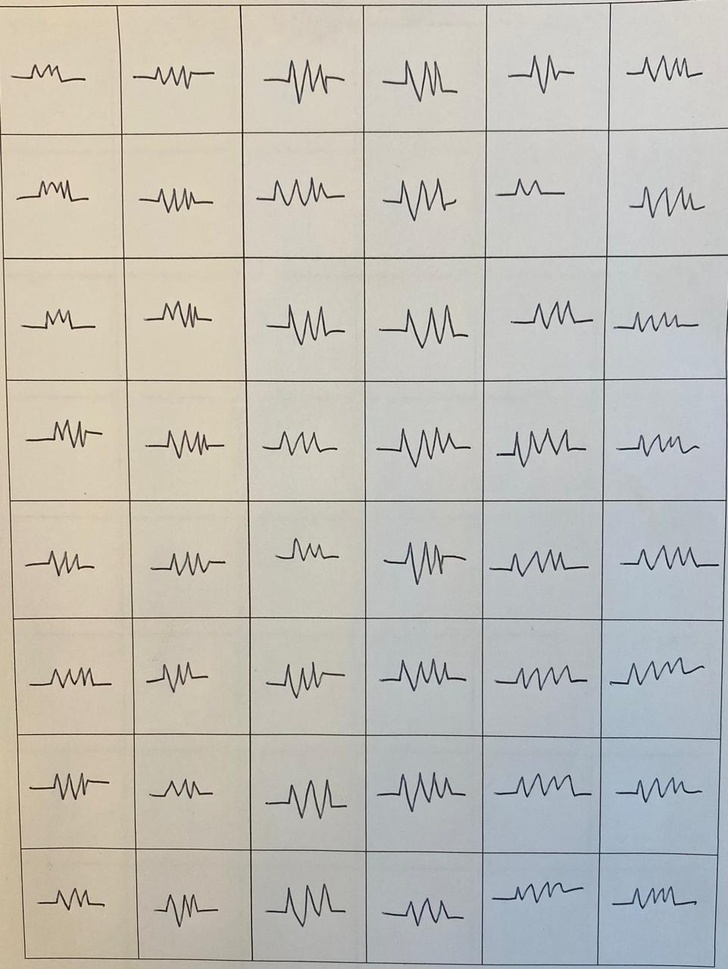
#> input picture CodeToCrop/R_0.jpeg, 728 x 969 px, shrunk from 961 x 1280 before the run, given in place of TestForCapasitors.jpeg, which was not available
$ jupyter execute DataFormater3000.ipynb   (text cells are left out)
#> lines starting #> are read from the running program, lines starting #| are printed output that depends on the picture; pictures that were not available may be replaced by others from this repository, and a replacement may not be noted
[cell 1]
#importing the useful libraries
import numpy as np
import cv2 as cv
from matplotlib import pyplot as plt

[cell 2]
#img = cv.imread('TestImagesResistors.jpeg', cv.IMREAD_GRAYSCALE)
img = cv.imread("TestForCapasitors.jpeg", cv.IMREAD_GRAYSCALE)
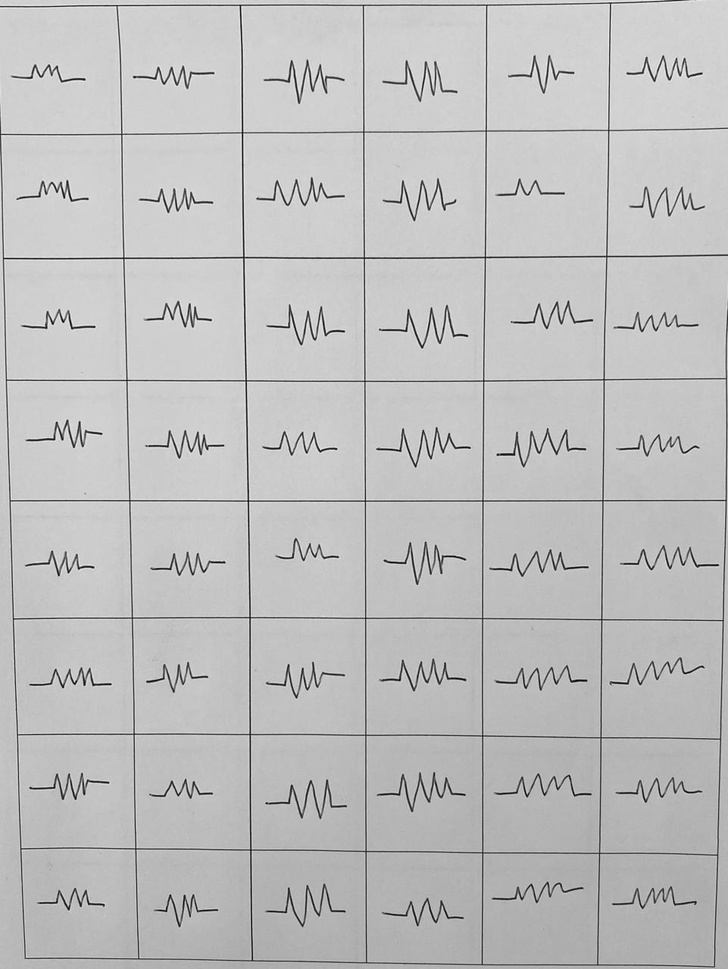
#> img: shape (969, 728); min 0, max 253, mean 190.5
assert img is not None, "file could not be read, check with os.path.exists()"
edges1 = cv.Canny(img,100,200)
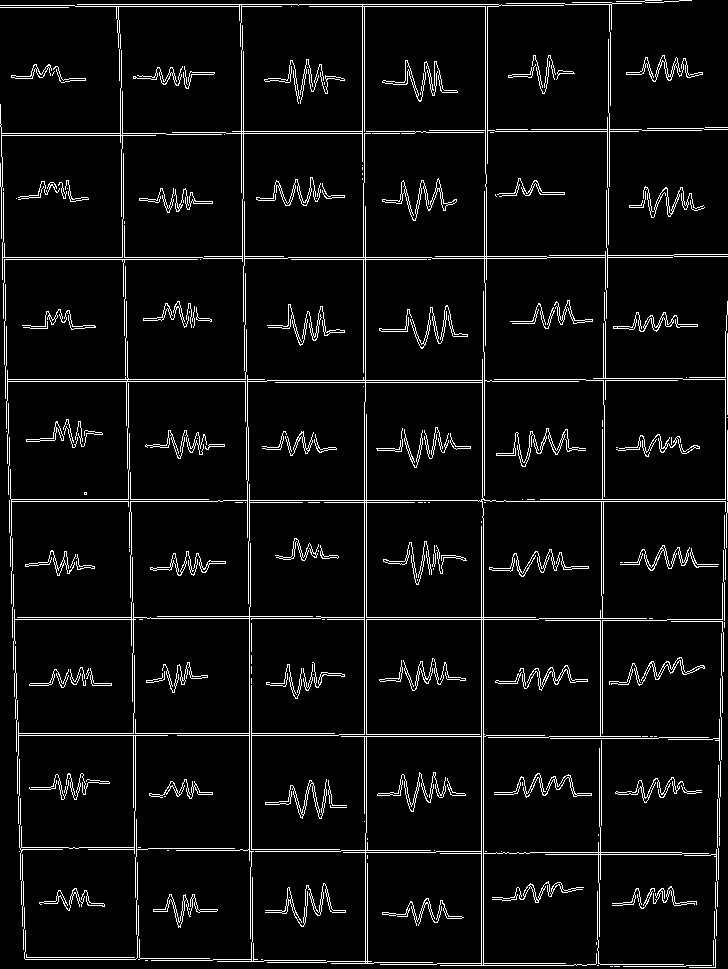
#> edges1: shape (969, 728); 5.6% white in thin lines or dots

plt.subplot(121),plt.imshow(img,cmap = 'gray')
plt.title('Original Image'), plt.xticks([]), plt.yticks([])
plt.subplot(122),plt.imshow(edges1,cmap = 'gray')
plt.title('Edge Image'), plt.xticks([]), plt.yticks([])

plt.show()
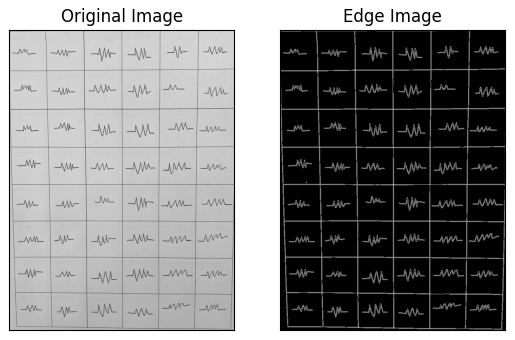
#> figure drawn by matplotlib, 2 panels
#> in makeList, img is the input picture: shape (969, 728, 3); mean B, G, R 183.4, 190.6, 193
#> in makeList, `edges = cv.Canny(img,100,200)`: edges: shape (969, 728); 5.6% white in thin lines or dots

[cell 3]
#Takes in filtered images and converts them to an array of cropped images
def cropImage(img,List):
    [hight,width] = img.shape #getting the shape to
#> hight = 969; width = 728
    indexh = int((hight/8))
#> indexh = 121
    indexw = int((width/6))
#> indexw = 121
    offset = 50 # This is the only values that might need tuning for different cameras
    Resistors = [] #making an empty list

    h = np.linspace(1,8,8,dtype=int) # making an array from 1 to 8 these are the rows
    w = np.linspace(1,6,6,dtype=int) # making an array from 1 to 6 these are the columns
    for y in h:
        for x in w:
            middleY = int(indexh*y - indexh/2) # finding the middle of the block
            middleX = int(indexw*x - indexw/2)
            crop_image = img[middleY-offset:middleY+offset, middleX-offset:middleX+offset] #cropping a square inside the block
            #outfile = "Test"+ str(y) + "_" + str(x)+ ".jpg" #formatting the filename
            #cv.imwrite(outfile, crop_image) # don't need to actually save the image as a file, but for testing its nice
            List.append(crop_image) #adding the list to the array
#> after the loop, List = 48 items
    return List

[cell 4]
def makeList(fileBaseName, nFiles):
    List = []
    for i in range(nFiles):
        FileName = fileBaseName+ "_" +str(i)+".jpeg"
        print(FileName)
        img = cv.imread(FileName)
        assert img is not None, "file could not be read, check with os.path.exists()"
        edges = cv.Canny(img,100,200)
        List.append(cropImage(edges,List))
    return List

[cell 5]
def loop_plot(Resistors):
    figs={}
    axs={}
    for idx in range(len(Resistors)):
        ResistorsUncolored = cv.cvtColor(Resistors[idx], cv.COLOR_BGR2RGB)
        figs[idx]=plt.figure()
        axs[idx]=figs[idx].add_subplot(111)
        plt.subplot(),plt.imshow(ResistorsUncolored)
    return figs, axs

[cell 6]
resistors = []
resistors = makeList("R",2)
#> resistors = 98 items
plt.figure()
#figs, axs = loop_plot(Resistors) uncomment this to check all the items
